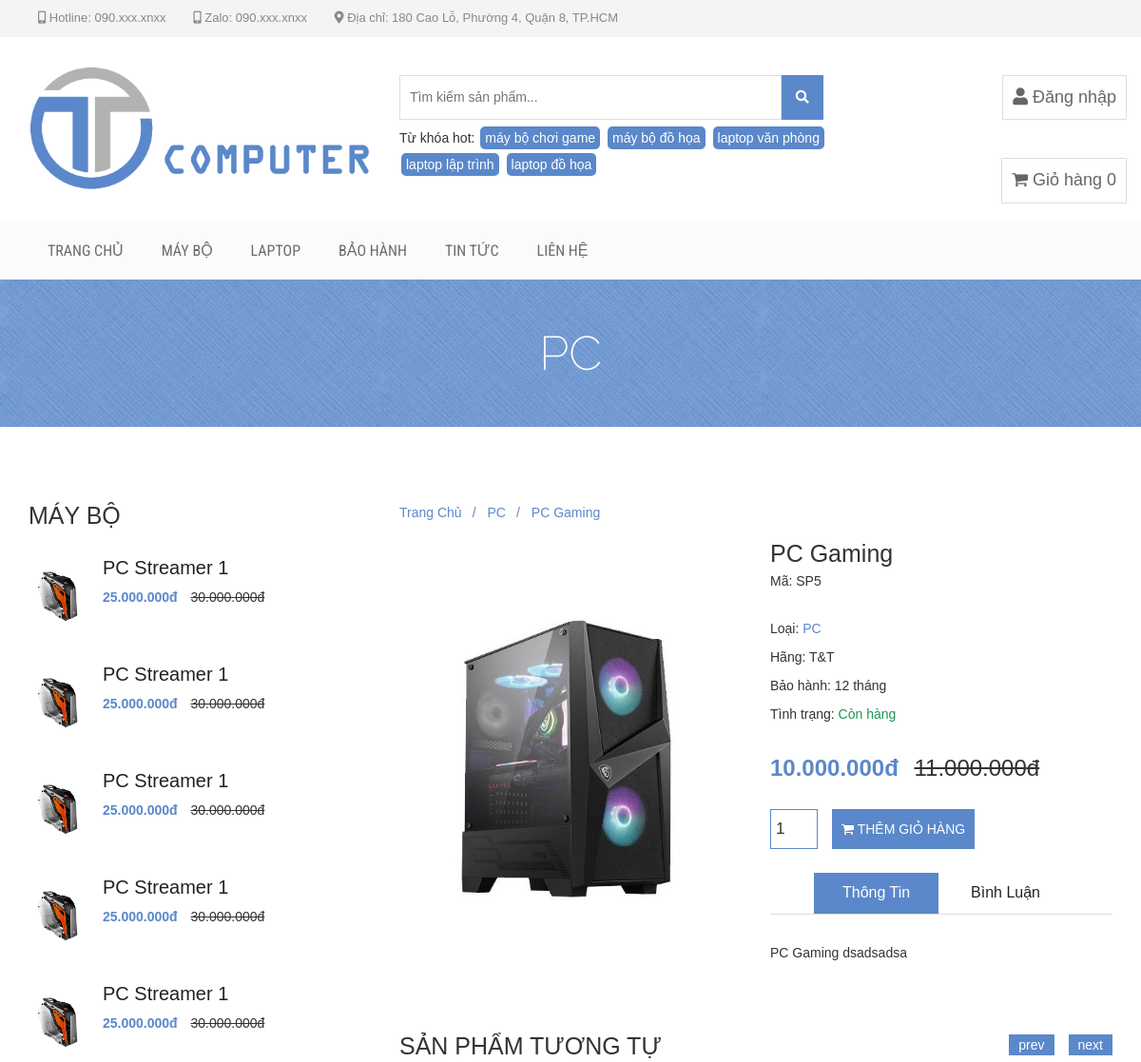
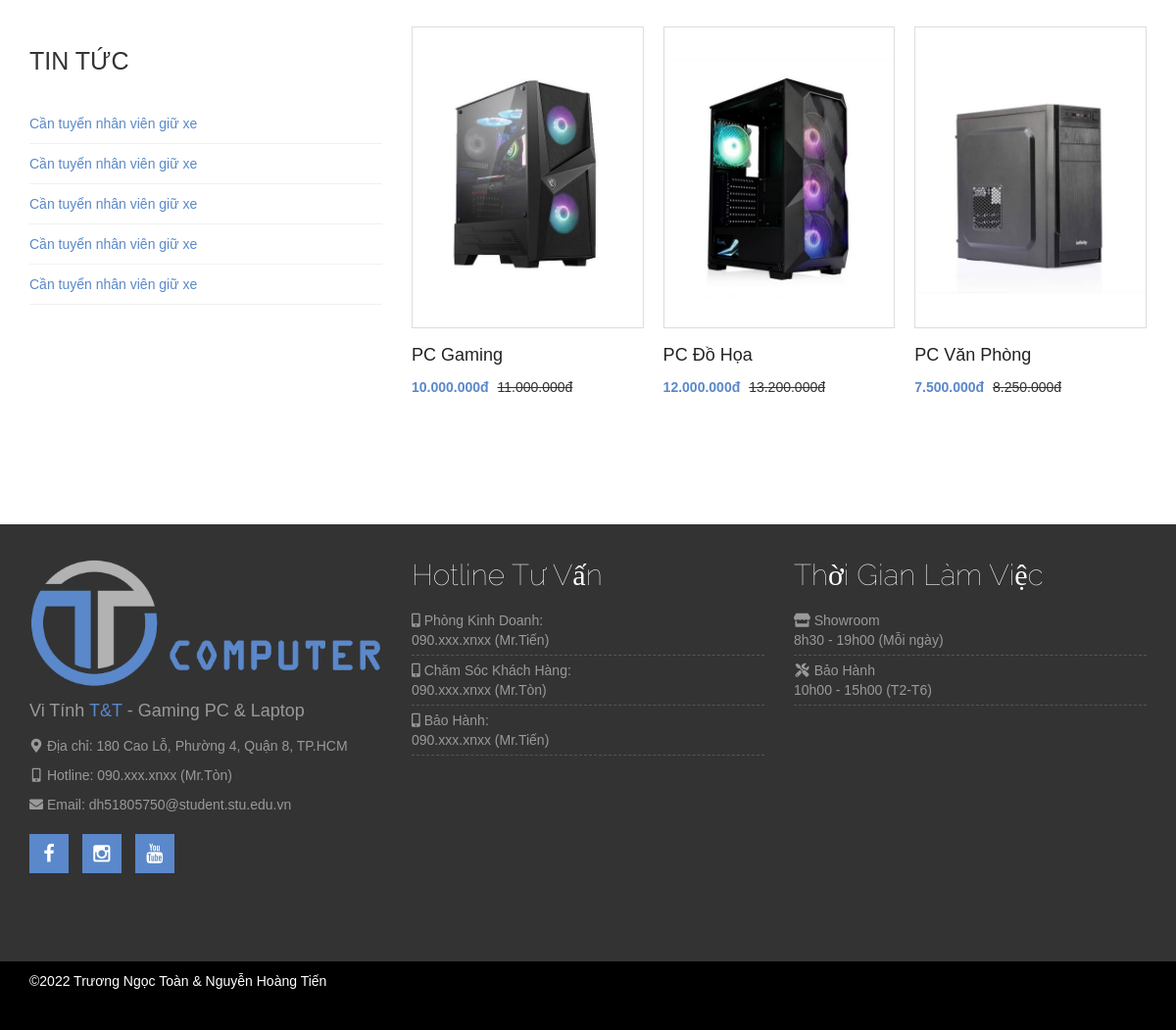
The app's page /view/chi-tiet-san-pham.php?masp=5 with its own data (2 pictures, top to bottom).
### tables this page shows
CREATE TABLE IF NOT EXISTS `danhmucsp` (
  `madmsp` int(10) NOT NULL AUTO_INCREMENT,
  `cap` tinyint(1) NOT NULL,
  `ten` varchar(20) NOT NULL,
  `madmspcha` int(10) DEFAULT NULL,
  PRIMARY KEY (`madmsp`)
);

CREATE TABLE IF NOT EXISTS `sanpham` (
  `masp` int(10) NOT NULL AUTO_INCREMENT,
  `tensp` varchar(150) NOT NULL,
  `madmsp` int(10) NOT NULL,
  `baohanh` tinyint(2) NOT NULL,
  `soluong` int(10) NOT NULL,
  `dongia` double NOT NULL,
  `mota` varchar(500) DEFAULT NULL,
  `hinh` varchar(150) NOT NULL,
  PRIMARY KEY (`masp`),
  KEY `madmsp` (`madmsp`)
);

### admin/model/database.php (called while the page is built, shortened)
<?php
class Database{
  private $servername;
  private $username;
  private $password;
  private $dbname;
  private static $conn;
  public function __construct(){
    $this->servername = "localhost";
    $this->username = "root";
    $this->password = "";
    $this->dbname = "vitinhtt";
    return self::$conn;
  }
  private function ketNoiDB(){
        try {
      self::$conn = new PDO("mysql:host=$this->servername;dbname=$this->dbname", $this->username, $this->password);
      self::$conn->setAttribute(PDO::ATTR_ERRMODE, PDO::ERRMODE_EXCEPTION);
      return self::$conn;
    } catch(PDOException $e) {
      echo "Connection failed: " . $e->getMessage();
      return false;
    }
  }
  public function timDanhSach($query){
    if(self::$conn != false){
      $stmt = self::$conn->prepare($query);
      $stmt->execute();
      $result = $stmt->setFetchMode(PDO::FETCH_ASSOC);
      if($result==true){
        return $stmt->fetchAll();
      }
    }
    return null;
  }
  public function timMotDoiTuong($query, $param = array()){
    if(self::$conn != false){
      $stmt = self::$conn->prepare($query);
      $stmt->execute($param);
      $result = $stmt->setFetchMode(PDO::FETCH_ASSOC);
      $arrDoiTuong=$stmt->fetchAll();
      $dem=count($arrDoiTuong);
      if($result==true && $dem>0){
        return $arrDoiTuong[0];
      }
    }
    return null;
  }public function timKiemSanPham($query, $param = array()){
    if(self::$conn != false){
      $stmt = self::$conn->prepare($query);
      $stmt->execute($param);
      $result = $stmt->setFetchMode(PDO::FETCH_ASSOC);
      if($result==true){
        return $stmt->fetchAll();
      }
    }
    return null;
  }
}
?>

### admin/model/sanpham.php (called while the page is built, shortened)
<?php
include_once 'database.php';
class SanPham{
    private $dongia;
    public function __construct() {
        $this->dongia = null;
    }
    public function queryTimSanPhamTheoMa() {
        $query="SELECT * FROM sanpham WHERE masp=:masp ";
        return $query;
    }
    public function queryLayDanhSachSanPham() {
        $query="SELECT * FROM sanpham";
        return $query;
    }
    public function giaChuaGiam() {
        return $this->dongia*(1+1/10);
    }
    public function set_dongia($dongia) {
        $this->dongia = (double)$dongia;
    }
}
?>

### admin/model/danhmucsp.php (called while the page is built, shortened)
<?php
class DanhMucSP
{
    public function queryTimDanhMucSPTheoMa()
    {
        $query = "SELECT * FROM danhmucsp WHERE madmsp=:madmsp ";
        return $query;
    }
}?>

### view/chi-tiet-san-pham.php (the view, shortened to what this page needs)
<!DOCTYPE html>
<html lang="en">
<head>
    <?php include 'layout/head.php'; ?>
</head>
<body>
    <?php
    include 'layout/header-menu.php';
    include_once '../admin/model/database.php';
    include_once '../admin/model/sanpham.php';
    include_once '../admin/model/danhmucsp.php';
    $db = new Database();
    $SanPham = new SanPham();
    $DanhMucSP = new DanhMucSP();
    if (isset($_GET['masp'])) {
        $masp = $_GET['masp'];
        $query = $SanPham->queryTimSanPhamTheoMa();
        $param = array(":masp"=>$masp);
        $sp = $db->timMotDoiTuong($query,$param);
        if ($sp != null) {
            $SanPham->set_dongia($sp['dongia']);
            $query = $DanhMucSP->queryTimDanhMucSPTheoMa();
            $param = array(":madmsp"=>$sp['madmsp']);
            $dmsp = $db->timMotDoiTuong($query,$param);
            $tenLoai = "";
            if ($dmsp != null) {
                if ($dmsp['madmspcha'] == "1") {
                    $tenLoai = "PC";
                } else if ($dmsp['madmspcha'] == "3") {
                    $tenLoai = "Laptop";
                }
                echo '    <div class="product-big-title-area">
                            <div class="container">
                                <div class="row">
                                    <div class="col-md-12">
                                        <div class="product-bit-title text-center">
                                            <h2>' . $tenLoai . '</h2>
                                        </div>
                                    </div>
                                </div>
                            </div>
                        </div>
                        <div class="single-product-area">
                            <div class="zigzag-bottom"></div>
                            <div class="container">
                                <div class="row">
                                    <div class="col-md-4">';
                include 'layout/sidebar.php';
                echo '
                            </div>
                            <div class="col-md-8">
                            <div class="product-content-right">
                                <div class="product-breadcroumb">
                                    <a href="index.php">Trang Chủ</a>
                                    <a href="may-bo.php">' . $tenLoai . '</a>
                                    <a href="chi-tiet-san-pham.php?masp=' . $sp['masp'] . '">' . $sp['tensp'] . '</a>
                                </div>
                                <div class="row">
                                    <div class="col-sm-6">
                                        <div class="product-images">
                                            <div class="product-main-img">
                                                <img src="../view/img/uploads/' . $sp['hinh'] . '" alt="">
                                            </div>
                                        </div>
                                    </div>
                                    <div class="col-sm-6">
                                        <div class="product-inner">
                                            <form action="../controller/xulygiohang.php" method="post" class="cart">
                                                <h2 class="product-name ten-sp">' . $sp['tensp'] . '</h2>
                                                <div class="product-inner-category">
                                                    <p>Mã: SP' . $sp['masp'] . '</p>
                                                </div>
                                                <div class="product-inner-category">
                                                    <p>Loại: <a href="may-bo.php">' . $tenLoai . '</a></p>
                                                    <p>Hãng: ' . $dmsp['ten'] . '</p>
                                                    <p>Bảo hành: ' . $sp['baohanh'] . ' tháng</p>';
                if ((int)$sp['soluong'] > 0) {
                    echo '<p>Tình trạng: <span style="color:#219653;">Còn hàng</span></p>';
                } else {
                    echo '<p>Tình trạng: <span style="color:#c9302c;">Hết hàng</span></p>';
                }
                echo '</div>
                                                <div class="product-inner-price gia">
                                                    <ins>' . number_format($sp['dongia'], 0, ",", ".") . 'đ</ins> <del>' . number_format($SanPham->giaChuaGiam(), 0, ",", ".") . 'đ</del>
                                                </div>
                                                <div class="quantity">
                                                    <input style="display: none;" type="text" name="maSanPham" value="' . $sp['masp'] . '">
                                                    <input type="number" size="4" class="input-text qty text" title="Qty" value="1" name="soLuongMua" min="1" step="1">
                                                    <input type="text" hidden name="product_masp" value="'.$sp["masp"].'">
                                                    <input type="text" hidden  name="product_tensp" value="'.$sp["tensp"].'">
                                                    <input type="text" hidden name="product_dongia" value="'.$sp["dongia"].'">
                                                    <input type="text" hidden name="product_hinh" value="'.$sp["hinh"].'">
                                                </div>
                                                <button type="submit" name="order_action" value="add"  class="add-to-cart-link" id="them-gio-hang"><i class="fa fa-shopping-cart"></i> THÊM GIỎ HÀNG</button>
                                            </form>
                                            <div role="tabpanel">
                                                <ul class="product-tab" role="tablist">
                                                    <li role="presentation" class="active"><a href="#home" aria-controls="home" role="tab" data-toggle="tab">Thông Tin</a></li>
                                                    <li role="presentation"><a href="#profile" aria-controls="profile" role="tab" data-toggle="tab">Bình Luận</a></li>
                                                </ul>
                                                <div class="tab-content">
                                                    <div role="tabpanel" class="tab-pane fade in active" id="home">
                                                        <div class="reset">' . $sp['mota'] . '</div>
                                                    </div>
                                                    <div role="tabpanel" class="tab-pane fade" id="profile">
                                                        <div class="reset">
                                                        </div>';
                echo '
                                                    </div>
                                                </div>
                                            </div>
                                        </div>
                                    </div>
                                </div>
                                <div class="related-products-wrapper">
                                    <h2 class="related-products-title">SẢN PHẨM TƯƠNG TỰ</h2>
                                    <div class="related-products-carousel">';
                $query = $SanPham->queryLayDanhSachSanPham();
                $arrSanPham = $db->timDanhSach($query);
                if (count($arrSanPham) > 0) {
                    foreach ($arrSanPham as $sp) {
                        $SanPham->set_dongia($sp['dongia']);
                        $query = $DanhMucSP->queryTimDanhMucSPTheoMa();
                        $param = array(":madmsp"=>$sp['madmsp']);
                        $dmsp1 = $db->timMotDoiTuong($query,$param);
                        if ($dmsp1 != null) {
                            if ($dmsp1['madmspcha'] == $dmsp['madmspcha']) {
                                echo '<div class="single-product">
                                <form action="../controller/xulygiohang.php" method="POST">
                                            <div class="product-f-image">
                                                <img src="../view/img/uploads/' . $sp['hinh'] . '" alt="">
                                                <div class="product-hover">
                                                    <button type="submit" name="order_action" value="add"  class="add-to-cart-link" id="them-gio-hang"><i class="fa fa-shopping-cart"></i> THÊM GIỎ HÀNG</button>
                                                    <a href="chi-tiet-san-pham.php?masp=' . $sp['masp'] . '" class="view-details-link"><i class="fa fa-link"></i> XEM CHI TIẾT</a>
                                                </div>
                                            </div>
                                            <h2><a href="chi-tiet-san-pham.php?masp=' . $sp['masp'] . '">' . $sp['tensp'] . '</a></h2>
                                            <div class="product-carousel-price">
                                            <ins>' . number_format($sp['dongia'], 0, ",", ".") . 'đ</ins> <del>' . number_format($SanPham->giaChuaGiam(), 0, ",", ".") . 'đ</del>
                                                <input type="text" hidden name="product_masp" value="'.$sp["masp"].'">
                                                <input type="text" hidden  name="product_tensp" value="'.$sp["tensp"].'">
                                                <input type="text" hidden name="product_dongia" value="'.$sp["dongia"].'">
                                                <input type="text" hidden name="product_hinh" value="'.$sp["hinh"].'">
                                            </div>
                                </form>
                                        </div>';
                            }
                        }
                    }
                }
                echo '
                                    </div>
                                </div>
                            </div>
                            </div>
                            ';
            }
        }
    } else {
        echo 'Không tìm thấy sản phẩm!';
    }
    ?>
    </div>
    </div>
    </div>
    <?php include 'layout/footer.php'; ?>
</body>
</html>

### records on screen
danhmucsp: madmspcha "PC", ten "T&T"
sanpham: tensp "PC Gaming", hinh (picture), masp "5", baohanh "12", dongia "10.000.000", dongia "11.000.000", mota "PC Gaming dsadsadsa"
sanpham: hinh (picture), tensp "PC Đồ Họa", dongia "12.000.000", dongia "13.200.000"
sanpham: hinh (picture), tensp "PC Văn Phòng", dongia "7.500.000", dongia "8.250.000"
